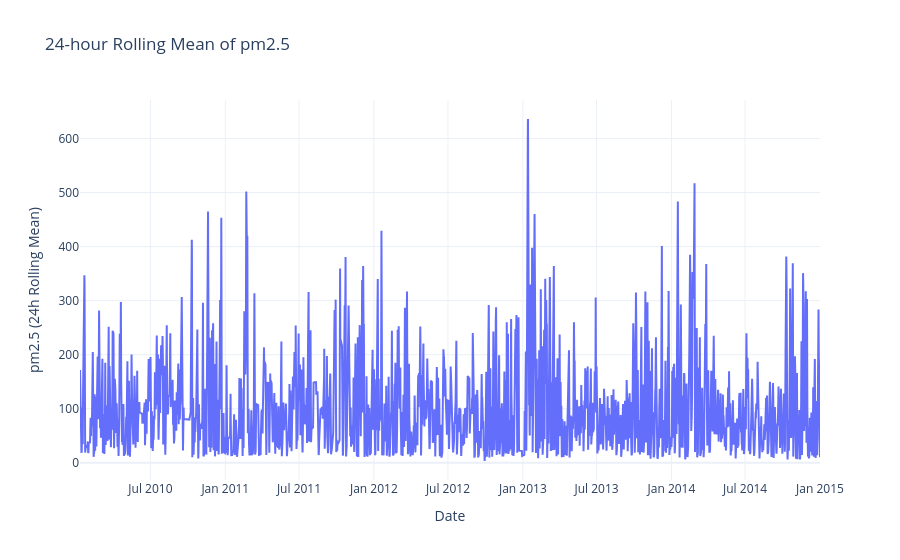

The cell this chart's notebook holds for it:
### Code cell
import plotly.graph_objects as go

fig = go.Figure()
fig.add_trace(go.Scatter(
    x=df.index, 
    y=df['pm2.5_roll_mean_24h'], 
    mode='lines', 
    name='24h Rolling Mean pm2.5'
))
fig.update_layout(
    title='24-hour Rolling Mean of pm2.5',
    xaxis_title='Date',
    yaxis_title='pm2.5 (24h Rolling Mean)',
    template='plotly_white'
)
fig.show()

### Figure 1 — Plotly figure (JSON) as saved in the notebook; plotly's stock layout.template omitted (floating-point values rounded to 4 significant figures; data arrays with more than 128 entries replaced by an {"elided": "..."} marker saying what was removed)
{"data": [{"mode": "lines", "name": "24h Rolling Mean pm2.5", "type": "scatter", "x": {"elided": "38424 str values"}, "y": {"elided": "38424 float values"}}], "layout": {"title": {"text": "24-hour Rolling Mean of pm2.5"}, "xaxis": {"title": {"text": "Date"}}, "yaxis": {"title": {"text": "pm2.5 (24h Rolling Mean)"}}}}
